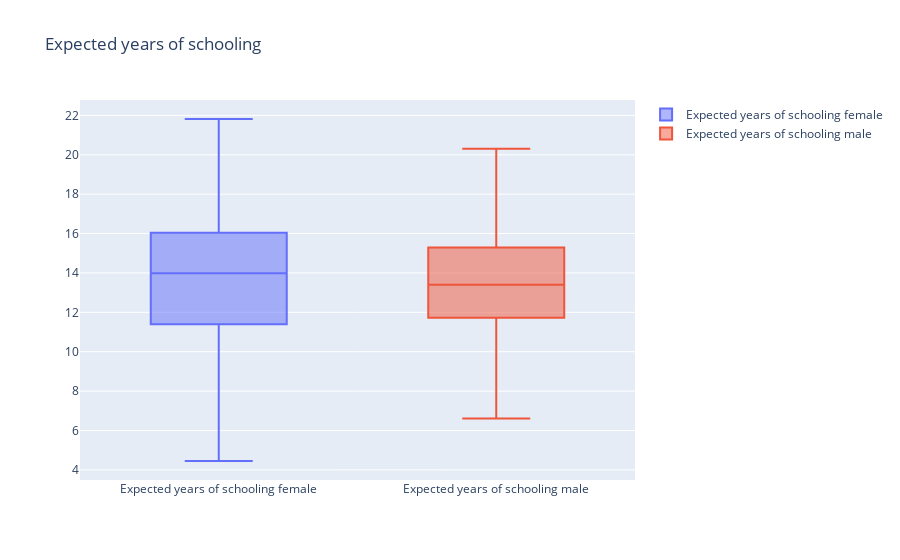

Notebook code for this chart:
### Code cell
trace1 = go.Box(
    y=gd2.iloc[:, 7],
    name = "Expected years of schooling female"
)
trace2 = go.Box(
    y=gd2.iloc[:, 8],
    name = "Expected years of schooling male"
)
fig = go.Figure( data = [trace1, trace2], layout = dict(title = "Expected years of schooling"))
#iplot(fig) #I found this code online, but I don't know why it cannot show the vis in my colab
fig.show()

### Figure 1 — Plotly figure (JSON) as saved in the notebook; plotly's stock layout.template omitted (floating-point values rounded to 4 significant figures; data arrays with more than 128 entries replaced by an {"elided": "..."} marker saying what was removed)
{"data": [{"name": "Expected years of schooling female", "y": {"elided": "191 mixed values"}, "type": "box"}, {"name": "Expected years of schooling male", "y": {"elided": "191 mixed values"}, "type": "box"}], "layout": {"title": {"text": "Expected years of schooling"}}}
